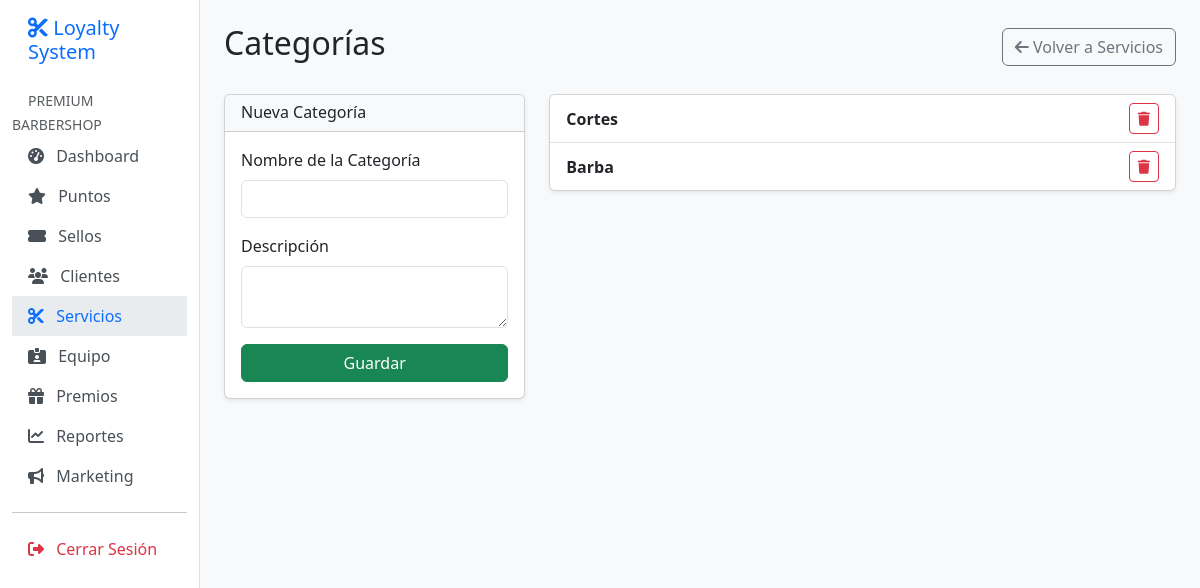
/app/services/categories/ (signed in), run on the app's committed database.
### apps/core/models.py (models this page shows, shortened)
class Organization(models.Model):
    name = models.CharField(max_length=255, verbose_name="Nombre del Negocio")
    slug = models.SlugField(max_length=255, unique=True, verbose_name="Slug URL")
    owner = models.ForeignKey(
        settings.AUTH_USER_MODEL,
        on_delete=models.PROTECT,
        related_name='owned_organizations',
        verbose_name="Dueño"
    )
    logo = models.ImageField(upload_to='logos/', null=True, blank=True, verbose_name="Logo")
    primary_color = models.CharField(max_length=7, default='#3B82F6', verbose_name="Color Primario")
    timezone = models.CharField(max_length=50, default='America/Lima', verbose_name="Zona Horaria")
    currency = models.CharField(max_length=3, default='PEN', verbose_name="Moneda")
    is_active = models.BooleanField(default=True, verbose_name="Activo")
    created_at = models.DateTimeField(auto_now_add=True, verbose_name="Creado el")
    updated_at = models.DateTimeField(auto_now=True, verbose_name="Actualizado el")
    class Meta:
        verbose_name = "Organización"
        verbose_name_plural = "Organizaciones"

### apps/users/models.py (models this page shows, shortened)
class User(AbstractUser):
    email = models.EmailField(unique=True, verbose_name="Correo Electrónico")
    is_owner = models.BooleanField(default=False, verbose_name="Es Dueño")
    is_staff_member = models.BooleanField(default=False, verbose_name="Es Trabajador")
    is_customer = models.BooleanField(default=False, verbose_name="Es Cliente")
    organization = models.ForeignKey(
        'core.Organization',
        on_delete=models.CASCADE,
        null=True,
        blank=True,
        related_name='users',
        verbose_name="Organización"
    )
    phone = models.CharField(max_length=20, blank=True, null=True, verbose_name="Teléfono")
    avatar = models.ImageField(upload_to='avatars/', blank=True, null=True, verbose_name="Avatar")
    USERNAME_FIELD = 'email'
    REQUIRED_FIELDS = ['username']
    class Meta:
        verbose_name = "Usuario"
        verbose_name_plural = "Usuarios"

### apps/services/models.py (models this page shows, shortened)
class ServiceCategory(TenantAwareModel):
    name = models.CharField(max_length=100, verbose_name="Nombre de la Categoría")
    description = models.TextField(blank=True, verbose_name="Descripción")
    class Meta:
        verbose_name = "Categoría de Servicio"
        verbose_name_plural = "Categorías de Servicios"

### apps/services/views.py (the view)
# urls.py: path('categories/', views.category_list, name='category_list'),
@login_required
def category_list(request):
    categories = ServiceCategory.objects.filter(organization=request.tenant)
    if request.method == 'POST':
        form = ServiceCategoryForm(request.POST)
        if form.is_valid():
            cat = form.save(commit=False)
            cat.organization = request.tenant
            cat.save()
            messages.success(request, "Categoría creada.")
            return redirect('services:category_list')
    else:
        form = ServiceCategoryForm()
    return render(request, 'services/category_list.html', {'categories': categories, 'form': form, 'title': 'Categorías'})

### apps/services/forms.py
class ServiceCategoryForm(forms.ModelForm):
    class Meta:
        model = ServiceCategory
        fields = ['name', 'description']
        widgets = {
            'name': forms.TextInput(attrs={'class': 'form-control'}),
            'description': forms.Textarea(attrs={'class': 'form-control', 'rows': 2}),
        }

### apps/core/models.py (called while the page is built)
def set_current_tenant(tenant):
    _thread_locals.tenant = tenant

### apps/services/templates/services/category_list.html (shortened to what this page needs)
{% extends 'base.html' %}
{% block content %}
<div class="d-flex justify-content-between align-items-center mb-4">
    <h1 class="h2">{{ title }}</h1>
    <a href="{% url 'services:service_list' %}" class="btn btn-outline-secondary">
        <i class="fas fa-arrow-left"></i> Volver a Servicios
    </a>
</div>
<div class="row">
    <div class="col-md-4 mb-4">
        <div class="card shadow-sm">
            <div class="card-header bg-light">
                <h6 class="mb-0">Nueva Categoría</h6>
            </div>
            <div class="card-body">
                <form method="post">
                    {% for field in form %}
                    <div class="mb-3">
                        <label class="form-label">{{ field.label }}</label>
                        {{ field }}
                    </div>
                    {% endfor %}
                    <button type="submit" class="btn btn-success w-100">Guardar</button>
                </form>
            </div>
        </div>
    </div>
    <div class="col-md-8">
        <div class="card shadow-sm">
            <ul class="list-group list-group-flush">
                {% for cat in categories %}
                <li class="list-group-item d-flex justify-content-between align-items-center">
                    <div>
                        <span class="fw-bold">{{ cat.name }}</span>
                    </div>
                    <a href="{% url 'services:category_delete' cat.pk %}" class="btn btn-sm btn-outline-danger" onclick="return confirm('¿Seguro que deseas eliminar esta categoría?');">
                        <i class="fas fa-trash"></i>
                    </a>
                </li>
                {% empty %}
                <li class="list-group-item text-center text-muted py-4">No hay categorías registradas.</li>
                {% endfor %}
            </ul>
        </div>
    </div>
</div>
{% endblock %}

### templates/base.html (shortened to what this page needs)
<!DOCTYPE html>
<html lang="es-pe">
<head>
    <link href="https://cdn.jsdelivr.net/npm/bootstrap@5.3.0/dist/css/bootstrap.min.css" rel="stylesheet">
    <link rel="stylesheet" href="https://cdnjs.cloudflare.com/ajax/libs/font-awesome/6.4.0/css/all.min.css">
</head>
<body>
<div class="container-fluid">
    <div class="row">
        {% if user.is_authenticated %}
        <nav id="sidebar" class="col-md-3 col-lg-2 d-md-block sidebar collapse pt-3">
            <div class="position-sticky">
                <h5 class="px-3 mb-4 text-primary"><i class="fas fa-cut"></i> Loyalty System</h5>
                <ul class="nav flex-column">
                    {% if request.tenant %}
                    <li class="nav-item">
                        <small class="text-muted px-3 text-uppercase">{{ request.tenant.name|default:user.organization.name }}</small>
                    </li>
                    <li class="nav-item">
                        <a class="nav-link {% if request.resolver_match.app_name == 'core' and request.resolver_match.url_name == 'dashboard' %}active{% endif %}" href="{% url 'core:dashboard' %}">
                            <i class="fas fa-tachometer-alt me-2"></i> Dashboard
                        </a>
                    </li>
                    <li class="nav-item">
                        <a class="nav-link {% if 'loyalty' in request.path %}active{% endif %}" href="{% url 'loyalty:transaction_list' %}">
                            <i class="fas fa-star me-2"></i> Puntos
                        </a>
                    </li>
                    <li class="nav-item">
                        <a class="nav-link {% if 'stamps' in request.path %}active{% endif %}" href="{% url 'stamps:card_list' %}">
                            <i class="fas fa-ticket-alt me-2"></i> Sellos
                        </a>
                    </li>
                    <li class="nav-item">
                        <a class="nav-link {% if 'customers' in request.path %}active{% endif %}" href="{% url 'customers:customer_list' %}">
                            <i class="fas fa-users me-2"></i> Clientes
                        </a>
                    </li>
                    <li class="nav-item">
                        <a class="nav-link {% if 'services' in request.path %}active{% endif %}" href="{% url 'services:service_list' %}">
                            <i class="fas fa-cut me-2"></i> Servicios
                        </a>
                    </li>
                    {% if user.is_owner %}
                    <li class="nav-item">
                        <a class="nav-link {% if 'workers' in request.path %}active{% endif %}" href="{% url 'users:worker_list' %}">
                            <i class="fas fa-id-card-alt me-2"></i> Equipo
                        </a>
                    </li>
                    {% endif %}
                    <li class="nav-item">
                        <a class="nav-link {% if 'rewards' in request.path %}active{% endif %}" href="{% url 'rewards:reward_list' %}">
                            <i class="fas fa-gift me-2"></i> Premios
                        </a>
                    </li>
                    <li class="nav-item">
                        <a class="nav-link {% if 'reports' in request.path %}active{% endif %}" href="{% url 'reports:transaction_report' %}">
                            <i class="fas fa-chart-line me-2"></i> Reportes
                        </a>
                    </li>
                    <li class="nav-item">
                        <a class="nav-link {% if 'campaigns' in request.path %}active{% endif %}" href="{% url 'campaigns:campaign_list' %}">
                            <i class="fas fa-bullhorn me-2"></i> Marketing
                        </a>
                    </li>
                    {% endif %}
                    <hr>
                    <li class="nav-item">
                        <form action="{% url 'users:logout' %}" method="post">
                            <button type="submit" class="nav-link border-0 bg-transparent text-danger">
                                <i class="fas fa-sign-out-alt me-2"></i> Cerrar Sesión
                            </button>
                        </form>
                    </li>
                </ul>
            </div>
        </nav>
        {% endif %}
        <main class="{% if user.is_authenticated %}col-md-9 ms-sm-auto col-lg-10 px-md-4{% else %}col-12{% endif %} py-4">
            {% block content %}{% endblock %}
        </main>
    </div>
</div>
</body>
</html>

### templates/base.html (style rules this page uses)
body { background-color: #f8f9fa; }
.sidebar { min-height: 100vh; background-color: #ffffff; border-right: 1px solid #dee2e6; }
.nav-link { color: #495057; font-weight: 500; }
.nav-link.active { color: #0d6efd; background-color: #e9ecef; }

### data on the page
Organization: tenant.name "PREMIUM BARBERSHOP"
ServiceCategory: name "Cortes"
ServiceCategory: name "Barba"

### other printed values
{{ title }} "Categorías"
{{ field.label }} "Nombre de la Categoría" "Descripción"
